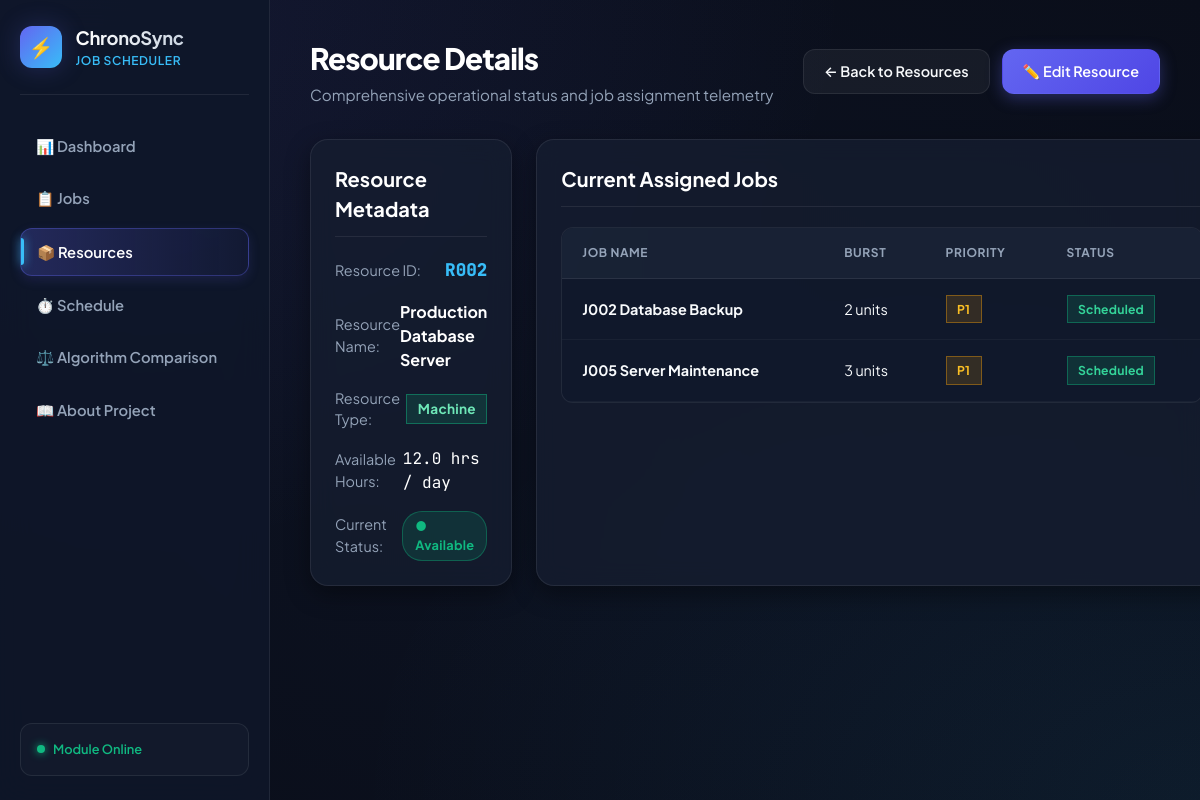
The app's page /resources/view/214 with its own data.
### tables this page shows
CREATE TABLE resources (
            id INTEGER PRIMARY KEY AUTOINCREMENT,
            resource_id TEXT UNIQUE NOT NULL,
            resource_name TEXT NOT NULL,
            resource_type TEXT NOT NULL,
            available_hours REAL NOT NULL,
            status TEXT NOT NULL DEFAULT 'Available'
        );

CREATE TABLE jobs (
            id INTEGER PRIMARY KEY AUTOINCREMENT,
            name TEXT NOT NULL,
            arrival_time INTEGER NOT NULL DEFAULT 0,
            burst_time INTEGER NOT NULL DEFAULT 1,
            priority INTEGER NOT NULL DEFAULT 1,
            deadline INTEGER NOT NULL DEFAULT 10,
            profit INTEGER NOT NULL DEFAULT 50,
            cpu_req INTEGER NOT NULL DEFAULT 1,
            mem_req INTEGER NOT NULL DEFAULT 2,
            color TEXT,
            status TEXT DEFAULT 'Ready',
            created_at TIMESTAMP DEFAULT CURRENT_TIMESTAMP
        , required_resource TEXT DEFAULT '', assigned_resource_id TEXT DEFAULT NULL, missed_reason TEXT DEFAULT '');

### app.py (the view)
@app.route("/resources/view/<int:id>")
def resource_view(id: int):
    conn = get_db_connection()
    cursor = conn.cursor()
    cursor.execute("SELECT * FROM resources WHERE id = ?", (id,))
    row = cursor.fetchone()
    conn.close()
    if not row:
        flash("Resource not found.", "error")
        return redirect(url_for("resources_view")), 404
    res = dict(row)
    assigned_jobs = get_jobs_for_resource(res["resource_id"], res["resource_name"])
    return render_template(
        "resource_view.html",
        resource=res,
        assigned_jobs=assigned_jobs
    )

### app.py (called while the page is built)
def get_db_connection():
    conn = sqlite3.connect(DB_PATH)
    conn.row_factory = sqlite3.Row
    return conn

def get_jobs_for_resource(resource_id: str, resource_name: str = ""):
    conn = get_db_connection()
    cursor = conn.cursor()
    cursor.execute("""
        SELECT * FROM jobs
        WHERE assigned_resource_id = ?
           OR required_resource = ?
           OR (required_resource = ? AND required_resource != '')
        ORDER BY arrival_time ASC, id ASC
    """, (resource_id, resource_id, resource_name))
    rows = cursor.fetchall()
    conn.close()
    return [dict(r) for r in rows]

### templates/resource_view.html (shortened to what this page needs)
<!DOCTYPE html>
<html lang="en">
<head>
  <link rel="stylesheet" href="{{ url_for('static', filename='css/style.css') }}">
</head>
<body>
  <div class="app-container">
    <aside class="sidebar">
      <a href="/" class="brand-section">
        <div class="brand-logo">⚡</div>
        <div>
          <div class="brand-title">ChronoSync</div>
          <div class="brand-subtitle">Job Scheduler</div>
        </div>
      </a>
      <ul class="nav-links">
        <li><a href="/" class="nav-link">📊 Dashboard</a></li>
        <li><a href="/jobs" class="nav-link">📋 Jobs</a></li>
        <li><a href="/resources" class="nav-link active">📦 Resources</a></li>
        <li><a href="/schedule" class="nav-link">⏱️ Schedule</a></li>
        <li><a href="/comparison" class="nav-link">⚖️ Algorithm Comparison</a></li>
        <li><a href="/about" class="nav-link">📖 About Project</a></li>
      </ul>
      <div class="sidebar-footer">
        <div class="status-indicator">
          <span class="status-dot"></span>
          <span>Module Online</span>
        </div>
      </div>
    </aside>
    <main class="main-content">
      <header class="page-header">
        <div>
          <h1 class="page-title">Resource Details</h1>
          <p class="page-subtitle">Comprehensive operational status and job assignment telemetry</p>
        </div>
        <div style="display: flex; gap: 0.75rem;">
          <a href="/resources" class="btn btn-secondary">← Back to Resources</a>
          <a href="/resources/edit/{{ resource.id }}" class="btn btn-primary">✏️ Edit Resource</a>
        </div>
      </header>
      <div style="display: grid; grid-template-columns: 1fr 1fr; gap: 1.5rem; margin-bottom: 2rem;">
        <div class="glass-panel">
          <h2 style="font-size: 1.25rem; font-weight: 700; color: #fff; margin-bottom: 1.25rem; border-bottom: 1px solid var(--border-subtle); padding-bottom: 0.75rem;">
            Resource Metadata
          </h2>
          <div style="display: flex; flex-direction: column; gap: 1rem;">
            <div style="display: flex; justify-content: space-between; align-items: center;">
              <span style="color: var(--text-muted); font-size: 0.9rem;">Resource ID:</span>
              <span style="font-family: var(--font-mono); font-size: 1.1rem; font-weight: 800; color: var(--accent-cyan);">
                {{ resource.resource_id }}
              </span>
            </div>
            <div style="display: flex; justify-content: space-between; align-items: center;">
              <span style="color: var(--text-muted); font-size: 0.9rem;">Resource Name:</span>
              <strong style="color: #fff; font-size: 1rem;">{{ resource.resource_name }}</strong>
            </div>
            <div style="display: flex; justify-content: space-between; align-items: center;">
              <span style="color: var(--text-muted); font-size: 0.9rem;">Resource Type:</span>
              <span class="badge badge-greedy" style="font-size: 0.85rem;">{{ resource.resource_type }}</span>
            </div>
            <div style="display: flex; justify-content: space-between; align-items: center;">
              <span style="color: var(--text-muted); font-size: 0.9rem;">Available Hours:</span>
              <span style="font-family: var(--font-mono); font-size: 1rem; color: #fff;">{{ resource.available_hours }} hrs / day</span>
            </div>
            <div style="display: flex; justify-content: space-between; align-items: center;">
              <span style="color: var(--text-muted); font-size: 0.9rem;">Current Status:</span>
              {% if resource.status == 'Available' %}
                <span class="status-badge status-available">● Available</span>
              {% elif resource.status == 'Busy' %}
                <span class="status-badge status-busy">● Busy</span>
              {% else %}
                <span class="status-badge status-unavailable">● Unavailable</span>
              {% endif %}
            </div>
          </div>
        </div>
        <div class="glass-panel">
          <h2 style="font-size: 1.25rem; font-weight: 700; color: #fff; margin-bottom: 1.25rem; border-bottom: 1px solid var(--border-subtle); padding-bottom: 0.75rem;">
            Current Assigned Jobs
          </h2>
          {% if assigned_jobs %}
            <div class="table-container">
              <table class="cyber-table">
                <thead>
                  <tr>
                    <th>Job Name</th>
                    <th>Burst</th>
                    <th>Priority</th>
                    <th>Status</th>
                  </tr>
                </thead>
                <tbody>
                  {% for job in assigned_jobs %}
                  <tr>
                    <td><strong>{{ job.name }}</strong></td>
                    <td>{{ job.burst_time }} units</td>
                    <td><span class="badge badge-warning">P{{ job.priority }}</span></td>
                    <td><span class="badge badge-success">{{ job.status }}</span></td>
                  </tr>
                  {% endfor %}
                </tbody>
              </table>
            </div>
          {% endif %}
        </div>
      </div>
    </main>
  </div>
</body>
</html>

### records on screen
resources: resource_id "R002", resource_name "Production Database Server", resource_type "Machine", available_hours "12.0"
jobs: name "J002 Database Backup", burst_time "2", priority "1", status "Scheduled"
jobs: name "J005 Server Maintenance", burst_time "3", priority "1", status "Scheduled"
